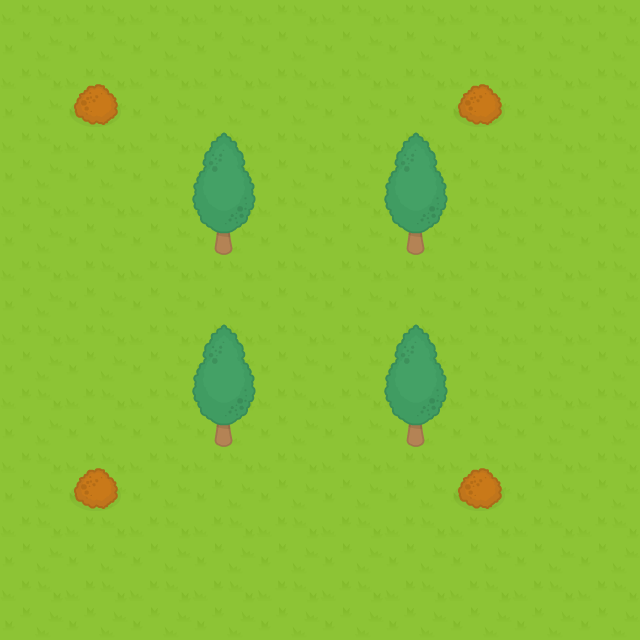

Below is a game level as drawn by its tile map, then a one-line description and the .tmx file that defines it, in full:
An orthogonal 10x10 tile map with 64x64 px tiles, 2 tile layers (Background, Blocked) and 9 objects (4x Coin, 3x Enemy, StartingPosition, Portal).

<map version="1.2" tiledversion="1.2.0" orientation="orthogonal" renderorder="right-down" width="10" height="10" tilewidth="64" tileheight="64" infinite="0" nextlayerid="8" nextobjectid="11">
 <tileset firstgid="1" name="RPGpack_sheet" tilewidth="64" tileheight="64" tilecount="260" columns="20">
  <image source="Source Files - Develop an Action RPG with Phaser 3/01_Creating a Level in Tiled/project_start/RPGpack_sheet.png" width="1280" height="832" />
 </tileset>
 <layer id="2" name="Background" width="10" height="10" locked="1">
  <data encoding="csv">
22,22,22,22,22,22,22,22,22,22,
22,22,22,22,22,22,22,22,22,22,
22,22,22,22,22,22,22,22,22,22,
22,22,22,22,22,22,22,22,22,22,
22,22,22,22,22,22,22,22,22,22,
22,22,22,22,22,22,22,22,22,22,
22,22,22,22,22,22,22,22,22,22,
22,22,22,22,22,22,22,22,22,22,
22,22,22,22,22,22,22,22,22,22,
22,22,22,22,22,22,22,22,22,22
</data>
 </layer>
 <layer id="3" name="Blocked" width="10" height="10" locked="1">
  <data encoding="csv">
0,0,0,0,0,0,0,0,0,0,
0,183,0,0,0,0,0,183,0,0,
0,0,0,205,0,0,205,0,0,0,
0,0,0,225,0,0,225,0,0,0,
0,0,0,0,0,0,0,0,0,0,
0,0,0,205,0,0,205,0,0,0,
0,0,0,225,0,0,225,0,0,0,
0,183,0,0,0,0,0,183,0,0,
0,0,0,0,0,0,0,0,0,0,
0,0,0,0,0,0,0,0,0,0
</data>
 </layer>
 <objectgroup id="4" name="Player" locked="1">
  <object id="2" name="StartingPosition" type="StartingPosition" x="279" y="545">
   <point />
  </object>
 </objectgroup>
 <objectgroup id="5" name="Enemies" locked="1">
  <object id="8" name="Enemy" type="Enemy" x="287" y="107">
   <point />
  </object>
  <object id="9" name="Enemy" type="Enemy" x="480" y="613">
   <point />
  </object>
  <object id="10" name="Enemy" type="Enemy" x="230" y="306">
   <point />
  </object>
 </objectgroup>
 <objectgroup id="6" name="Coins" locked="1">
  <object id="4" name="Coin" type="Coin" x="82" y="182">
   <point />
  </object>
  <object id="5" name="Coin" type="Coin" x="409" y="111">
   <point />
  </object>
  <object id="6" name="Coin" type="Coin" x="533" y="305">
   <point />
  </object>
  <object id="7" name="Coin" type="Coin" x="93" y="558">
   <point />
  </object>
 </objectgroup>
 <objectgroup id="7" name="Portal" locked="1">
  <object id="3" name="Portal" type="Portal" x="217" y="39">
   <point />
  </object>
 </objectgroup>
</map>
